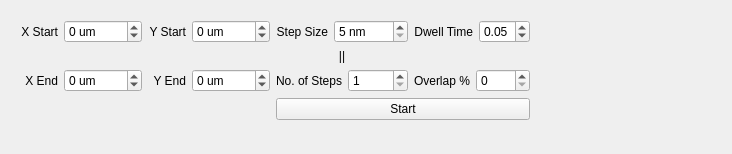
          <widget class="QWidget" name="page_3">
           <property name="geometry">
            <rect>
             <x>0</x>
             <y>0</y>
             <width>732</width>
             <height>154</height>
            </rect>
           </property>
           <attribute name="label">
            <string>Mosaic Scan</string>
           </attribute>
           <layout class="QGridLayout" name="gridLayout_59">
            <item row="0" column="0">
             <widget class="QWidget" name="widget_3" native="true">
              <layout class="QGridLayout" name="gridLayout_58">
               <item row="1" column="2">
                <widget class="QLabel" name="label_94">
                 <property name="text">
                  <string>||</string>
                 </property>
                 <property name="alignment">
                  <set>Qt::AlignCenter</set>
                 </property>
                </widget>
               </item>
               <item row="2" column="3">
                <layout class="QHBoxLayout" name="horizontalLayout_60">
                 <item>
                  <widget class="QLabel" name="label_96">
                   <property name="text">
                    <string>Overlap %</string>
                   </property>
                  </widget>
                 </item>
                 <item>
                  <widget class="QSpinBox" name="spinBox_7">
                   <property name="maximum">
                    <number>90</number>
                   </property>
                  </widget>
                 </item>
                </layout>
               </item>
               <item row="2" column="0">
                <layout class="QHBoxLayout" name="horizontalLayout_54">
                 <item>
                  <widget class="QLabel" name="label_89">
                   <property name="text">
                    <string>X End</string>
                   </property>
                   <property name="alignment">
                    <set>Qt::AlignRight|Qt::AlignTrailing|Qt::AlignVCenter</set>
                   </property>
                  </widget>
                 </item>
                 <item>
                  <widget class="QSpinBox" name="spinBox_2">
                   <property name="suffix">
                    <string> um</string>
                   </property>
                   <property name="minimum">
                    <number>-1000</number>
                   </property>
                   <property name="maximum">
                    <number>1000</number>
                   </property>
                   <property name="singleStep">
                    <number>10</number>
                   </property>
                  </widget>
                 </item>
                </layout>
               </item>
               <item row="0" column="0">
                <layout class="QHBoxLayout" name="horizontalLayout_53">
                 <item>
                  <widget class="QLabel" name="label_88">
                   <property name="text">
                    <string>X Start</string>
                   </property>
                   <property name="alignment">
                    <set>Qt::AlignRight|Qt::AlignTrailing|Qt::AlignVCenter</set>
                   </property>
                  </widget>
                 </item>
                 <item>
                  <widget class="QSpinBox" name="spinBox">
                   <property name="suffix">
                    <string> um</string>
                   </property>
                   <property name="minimum">
                    <number>-1000</number>
                   </property>
                   <property name="maximum">
                    <number>1000</number>
                   </property>
                   <property name="singleStep">
                    <number>10</number>
                   </property>
                  </widget>
                 </item>
                </layout>
               </item>
               <item row="2" column="1">
                <layout class="QHBoxLayout" name="horizontalLayout_56">
                 <item>
                  <widget class="QLabel" name="label_91">
                   <property name="text">
                    <string>Y End</string>
                   </property>
                   <property name="alignment">
                    <set>Qt::AlignRight|Qt::AlignTrailing|Qt::AlignVCenter</set>
                   </property>
                  </widget>
                 </item>
                 <item>
                  <widget class="QSpinBox" name="spinBox_4">
                   <property name="suffix">
                    <string> um</string>
                   </property>
                   <property name="minimum">
                    <number>-1000</number>
                   </property>
                   <property name="maximum">
                    <number>1000</number>
                   </property>
                   <property name="singleStep">
                    <number>10</number>
                   </property>
                  </widget>
                 </item>
                </layout>
               </item>
               <item row="0" column="1">
                <layout class="QHBoxLayout" name="horizontalLayout_55">
                 <item>
                  <widget class="QLabel" name="label_90">
                   <property name="text">
                    <string>Y Start</string>
                   </property>
                   <property name="alignment">
                    <set>Qt::AlignRight|Qt::AlignTrailing|Qt::AlignVCenter</set>
                   </property>
                  </widget>
                 </item>
                 <item>
                  <widget class="QSpinBox" name="spinBox_3">
                   <property name="suffix">
                    <string> um</string>
                   </property>
                   <property name="minimum">
                    <number>-1000</number>
                   </property>
                   <property name="maximum">
                    <number>1000</number>
                   </property>
                   <property name="singleStep">
                    <number>10</number>
                   </property>
                  </widget>
                 </item>
                </layout>
               </item>
               <item row="0" column="2">
                <layout class="QHBoxLayout" name="horizontalLayout_57">
                 <item>
                  <widget class="QLabel" name="label_92">
                   <property name="text">
                    <string>Step Size</string>
                   </property>
                   <property name="alignment">
                    <set>Qt::AlignRight|Qt::AlignTrailing|Qt::AlignVCenter</set>
                   </property>
                  </widget>
                 </item>
                 <item>
                  <widget class="QSpinBox" name="spinBox_5">
                   <property name="suffix">
                    <string> nm</string>
                   </property>
                   <property name="minimum">
                    <number>5</number>
                   </property>
                   <property name="maximum">
                    <number>5000</number>
                   </property>
                  </widget>
                 </item>
                </layout>
               </item>
               <item row="0" column="3">
                <layout class="QHBoxLayout" name="horizontalLayout_59">
                 <item>
                  <widget class="QLabel" name="label_95">
                   <property name="text">
                    <string>Dwell Time</string>
                   </property>
                   <property name="alignment">
                    <set>Qt::AlignRight|Qt::AlignTrailing|Qt::AlignVCenter</set>
                   </property>
                  </widget>
                 </item>
                 <item>
                  <widget class="QDoubleSpinBox" name="doubleSpinBox">
                   <property name="minimum">
                    <double>0.010000000000000</double>
                   </property>
                   <property name="maximum">
                    <double>0.500000000000000</double>
                   </property>
                   <property name="singleStep">
                    <double>0.010000000000000</double>
                   </property>
                   <property name="value">
                    <double>0.050000000000000</double>
                   </property>
                  </widget>
                 </item>
                </layout>
               </item>
               <item row="2" column="2">
                <layout class="QHBoxLayout" name="horizontalLayout_58">
                 <item>
                  <widget class="QLabel" name="label_93">
                   <property name="text">
                    <string>No. of Steps</string>
                   </property>
                   <property name="alignment">
                    <set>Qt::AlignRight|Qt::AlignTrailing|Qt::AlignVCenter</set>
                   </property>
                  </widget>
                 </item>
                 <item>
                  <widget class="QSpinBox" name="spinBox_6">
                   <property name="suffix">
                    <string/>
                   </property>
                   <property name="minimum">
                    <number>1</number>
                   </property>
                   <property name="maximum">
                    <number>1000</number>
                   </property>
                  </widget>
                 </item>
                </layout>
               </item>
               <item row="3" column="2" colspan="2">
                <widget class="QPushButton" name="pushButton_6">
                 <property name="sizePolicy">
                  <sizepolicy hsizetype="Expanding" vsizetype="Fixed">
                   <horstretch>0</horstretch>
                   <verstretch>0</verstretch>
                  </sizepolicy>
                 </property>
                 <property name="text">
                  <string>Start</string>
                 </property>
                </widget>
               </item>
              </layout>
             </widget>
            </item>
            <item row="0" column="1">
             <spacer name="horizontalSpacer_6">
              <property name="orientation">
               <enum>Qt::Horizontal</enum>
              </property>
              <property name="sizeHint" stdset="0">
               <size>
                <width>389</width>
                <height>20</height>
               </size>
              </property>
             </spacer>
            </item>
            <item row="1" column="0">
             <spacer name="verticalSpacer_14">
              <property name="orientation">
               <enum>Qt::Vertical</enum>
              </property>
              <property name="sizeHint" stdset="0">
               <size>
                <width>20</width>
                <height>144</height>
               </size>
              </property>
             </spacer>
            </item>
           </layout>
          </widget>
